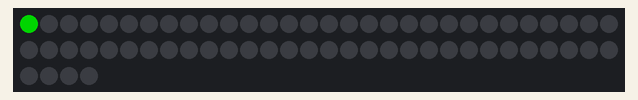
Simulated run of this sketch. Board: Arduino Uno, built with avr-gcc and run on an emulated ATmega328P. Shown: 64 RGB LEDs in strip order, left to right, continuing on the next row. Dim RGB values are drawn brighter than linear; random numbers use the default seed unless the sketch sets one.

Above: at 0.16 s.
At 4.91 s:
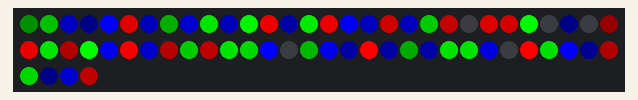
At 9.97 s:
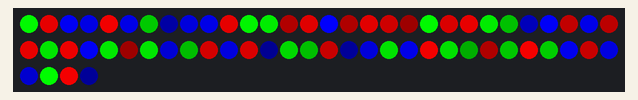
At 19.79 s:
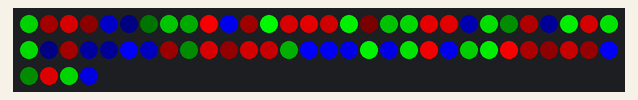
At 29.65 s:
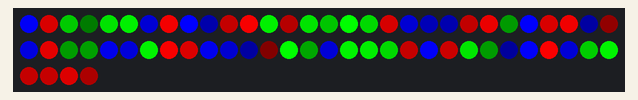
At 39.78 s:
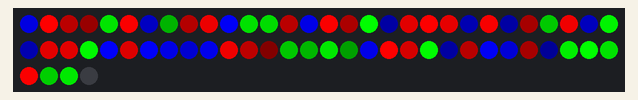

The sketch:

dotstar_rand.ino
```cpp
// Simple strand test for Adafruit Dot Star RGB LED strip.
// This is a basic diagnostic tool, NOT a graphics demo...helps confirm
// correct wiring and tests each pixel's ability to display red, green
// and blue and to forward data down the line.  By limiting the number
// and color of LEDs, it's reasonably safe to power a couple meters off
// the Arduino's 5V pin.  DON'T try that with other code!

#include <Adafruit_DotStar.h>
#include <SPI.h>         // COMMENT OUT THIS LINE FOR GEMMA OR TRINKET

#define NUMPIXELS 64 // Number of LEDs in strip

// Here's how to control the LEDs from any two pins:
#define DATAPIN    2
#define CLOCKPIN   3
#define pln(x)  Serial.println(x)
#define pt(x)  Serial.print(x)

Adafruit_DotStar strip(NUMPIXELS, DATAPIN, CLOCKPIN, DOTSTAR_BRG);

void setup() {

  strip.begin(); // Initialize pins for output
  strip.show();  // Turn all LEDs off ASAP

  randomSeed(analogRead(0));

}

// Runs 10 LEDs at a time along strip, cycling through red, green and blue.
// This requires about 200 mA for all the 'on' pixels + 1 mA per 'off' pixel.

int      head  = 0, tail = -2; // Index of first 'on' and 'off' pixels
uint32_t color = 0xFF0000;      // 'On' color (starts red)

void loop() {
  int8_t ran;
  uint32_t col;
  int8_t RGorB;

  // change 3 at once
  for(uint8_t x=0; x<1; x++)
  {
      ran = random(NUMPIXELS);  // chose random pixel
      RGorB = random(3)*8;  // chose r g or b

      //col = strip.getPixelColor(ran); // get current col
      //col &= ~( 0xFF << RGorB );  // clear 2 pixels of that color
      //col |= ( random(256) << RGorB );

      col = ( random(256) << RGorB );
      strip.setPixelColor(ran, col );
  }
  strip.show();                     // Refresh strip
  delay(20);                        // Pause 20 milliseconds (~50 FPS)

}
```
